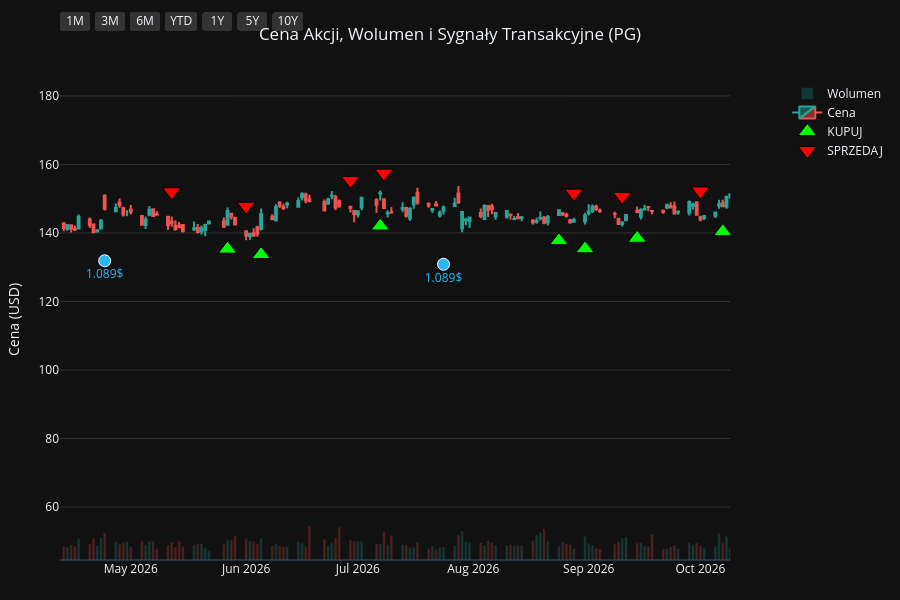
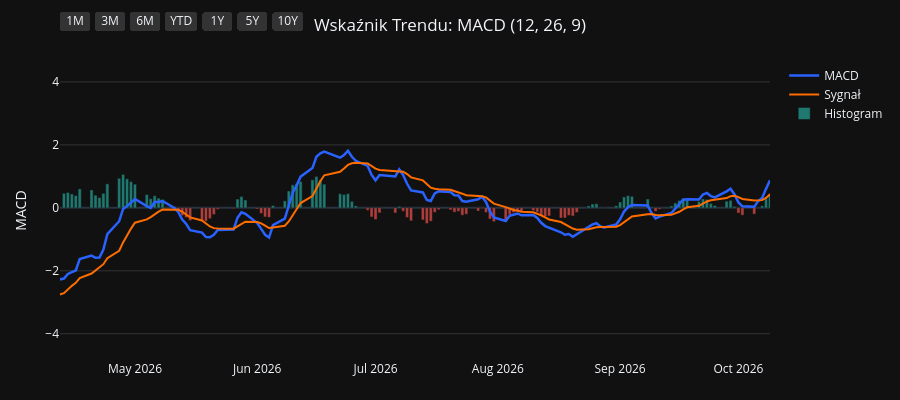
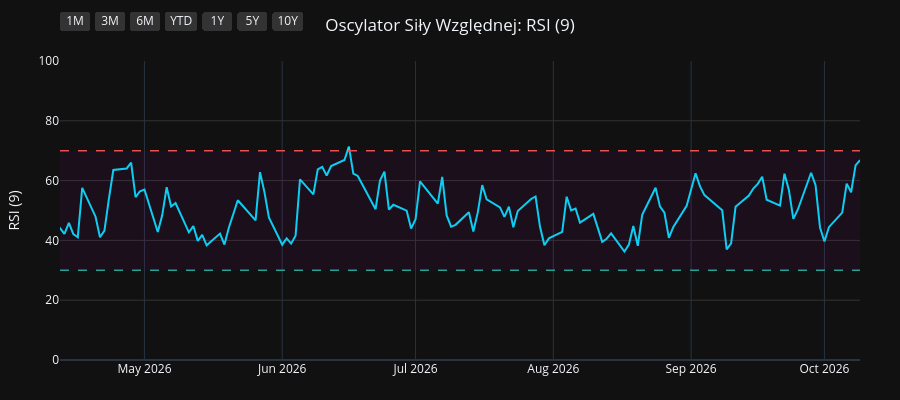
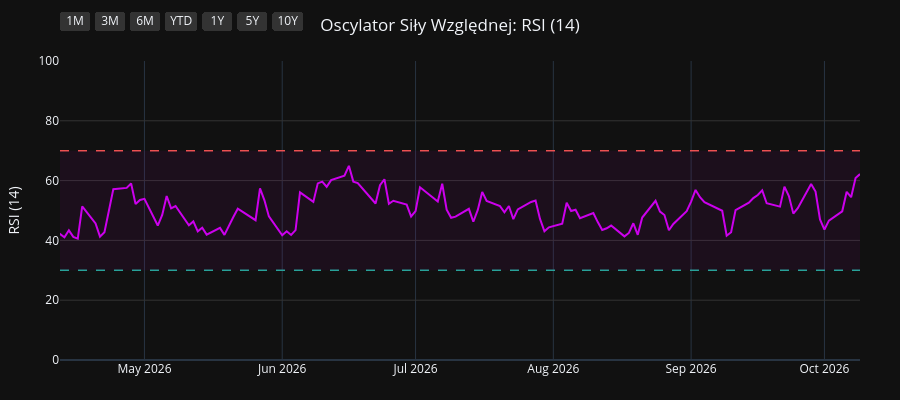

Notebook source saved alongside these figures, in order:
### Code cell
import os
import yfinance as yf
import pandas as pd
import pandas_ta as ta
import plotly.graph_objects as go
from plotly.subplots import make_subplots

# 1. Pobranie i przygotowanie danych
symbol = os.environ.get("STOCK_TICKER", "").strip().upper()
if not symbol:
    raise RuntimeError("Set STOCK_TICKER before running price_extractor.ipynb")
df = yf.Ticker(symbol).history(period="10y")
df.index = df.index.tz_localize(None)

# Wskaźniki i sygnały
df.ta.macd(fast=12, slow=26, signal=9, append=True)
df.ta.rsi(length=9, append=True)
df.ta.rsi(length=14, append=True)
df.ta.rsi(length=21, append=True)
df.dropna(inplace=True)

macd = df['MACD_12_26_9']
signal = df['MACDs_12_26_9']
wczorajszy_macd = macd.shift(1)
wczorajszy_signal = signal.shift(1)

df['Decyzja'] = 'BRAK'
df.loc[(macd > signal) & (wczorajszy_macd <= wczorajszy_signal), 'Decyzja'] = 'KUPUJ'
df.loc[(macd < signal) & (wczorajszy_macd >= wczorajszy_signal), 'Decyzja'] = 'SPRZEDAJ'

df_kupuj = df[df['Decyzja'] == 'KUPUJ']
df_sprzedaj = df[df['Decyzja'] == 'SPRZEDAJ']
df_dywidendy = df[df['Dividends'] > 0]
df_splity = df[df['Stock Splits'] > 0]

# Wspólna konfiguracja osi X
konfiguracja_osi_x = dict(
    type="date",
    showspikes=True, spikemode="across", spikesnap="cursor", spikedash="dot", spikecolor="#ffffff", spikethickness=1, hoverformat="%Y-%m-%d",
    rangeselector=dict(
        buttons=list([
            dict(count=1, label="1M", step="month", stepmode="backward"),
            dict(count=3, label="3M", step="month", stepmode="backward"),
            dict(count=6, label="6M", step="month", stepmode="backward"),
            dict(count=1, label="YTD", step="year", stepmode="todate"),
            dict(count=1, label="1Y", step="year", stepmode="backward"),
            dict(count=5, label="5Y", step="year", stepmode="backward"),
            dict(step="all", label="10Y")
        ]),
        bgcolor="#333333", activecolor="#2962ff", x=0, y=1.1
    )
)

# ==========================================
# WYKRES 1: CENA + WOLUMEN + SYGNAŁY
# ==========================================
fig1 = make_subplots(specs=[[{"secondary_y": True}]])

kolory_wolumenu = ['#26a69a' if row['Close'] >= row['Open'] else '#ef5350' for index, row in df.iterrows()]
fig1.add_trace(go.Bar(x=df.index, y=df['Volume'], marker_color=kolory_wolumenu, opacity=0.25, name='Wolumen'), secondary_y=True)
fig1.add_trace(go.Candlestick(x=df.index, open=df['Open'], high=df['High'], low=df['Low'], close=df['Close'], name='Cena', increasing_line_color='#26a69a', decreasing_line_color='#ef5350'), secondary_y=False)
fig1.add_trace(go.Scatter(x=df_kupuj.index, y=df_kupuj['Low'] * 0.95, customdata=df_kupuj[['Low', 'High']], mode='markers', marker=dict(symbol='triangle-up', size=16, color='#00ff00', line=dict(width=1, color='black')), name='KUPUJ', hovertemplate='KUPUJ<br>Najniższa: %{customdata[0]:.2f}<br>Najwyższa: %{customdata[1]:.2f}<extra></extra>'), secondary_y=False)
fig1.add_trace(go.Scatter(x=df_sprzedaj.index, y=df_sprzedaj['High'] * 1.05, customdata=df_sprzedaj[['Low', 'High']], mode='markers', marker=dict(symbol='triangle-down', size=16, color='#ff0000', line=dict(width=1, color='black')), name='SPRZEDAJ', hovertemplate='SPRZEDAJ<br>Najniższa: %{customdata[0]:.2f}<br>Najwyższa: %{customdata[1]:.2f}<extra></extra>'), secondary_y=False)

if not df_dywidendy.empty:
    fig1.add_trace(go.Scatter(x=df_dywidendy.index, y=df_dywidendy['Low'] * 0.90, mode='markers+text', marker=dict(symbol='circle', size=12, color='#29b6f6', line=dict(width=1, color='white')), text=df_dywidendy['Dividends'].apply(lambda x: f"{x}$"), textposition="bottom center", name='Dywidenda', showlegend=False, hovertemplate='Dywidenda: %{text}<extra></extra>', textfont=dict(color="#29b6f6")), secondary_y=False)
if not df_splity.empty:
                    fig1.add_trace(go.Scatter(x=df_splity.index, y=df_splity['High'], mode='markers+text', marker=dict(symbol='star', size=16, color='#ffee58', line=dict(width=1, color='black')), text=df_splity['Stock Splits'].apply(lambda x: f"{x:g}:1" if x >= 1 else f"1:{1 / x:g}"), textposition="top center", name='Split', hovertemplate='%{text}<extra></extra>', textfont=dict(color="#ffee58")), secondary_y=False)

fig1.update_layout(title=dict(text=f"Cena Akcji, Wolumen i Sygnały Transakcyjne ({symbol})", x=0.5, xanchor='center'), dragmode='pan', xaxis_rangeslider_visible=False, template='plotly_dark', height=600, hovermode='x unified', margin=dict(l=60, r=40, t=60, b=40))
fig1.update_xaxes(**konfiguracja_osi_x)
fig1.update_xaxes(range=[df.index.max() - pd.Timedelta(days=180), df.index.max()])
fig1.update_yaxes(title_text="Cena (USD)", secondary_y=False, gridcolor='#333333')
fig1.update_yaxes(range=[0, df['Volume'].max() * 4], showgrid=False, showticklabels=False, secondary_y=True)
fig1.show(config={'scrollZoom': True})

# ==========================================
# WYKRES 2: WSKAŹNIK MACD
# ==========================================
fig2 = go.Figure()
fig2.add_trace(go.Scatter(x=df.index, y=df['MACD_12_26_9'], line=dict(color='#2962ff', width=2.5), name='MACD'))
fig2.add_trace(go.Scatter(x=df.index, y=df['MACDs_12_26_9'], line=dict(color='#ff6d00', width=2), name='Sygnał'))
kolory_macd = ['#26a69a' if val >= 0 else '#ef5350' for val in df['MACDh_12_26_9']]
fig2.add_trace(go.Bar(x=df.index, y=df['MACDh_12_26_9'], marker_color=kolory_macd, name='Histogram', opacity=0.7))
fig2.update_layout(title=dict(text="Wskaźnik Trendu: MACD (12, 26, 9)", x=0.5, xanchor='center'), dragmode='pan', xaxis_rangeslider_visible=False, template='plotly_dark', height=400, hovermode='x unified', margin=dict(l=60, r=40, t=60, b=40))
fig2.update_xaxes(**konfiguracja_osi_x)
fig2.update_xaxes(range=[df.index.max() - pd.Timedelta(days=180), df.index.max()])
fig2.update_yaxes(title_text="MACD", gridcolor='#333333')
fig2.show(config={'scrollZoom': True})

# ==========================================
# WYKRES 3: OSCYLATOR RSI (9)
# ==========================================
fig3 = go.Figure()
fig3.add_trace(go.Scatter(x=df.index, y=df['RSI_9'], line=dict(color='#00e5ff', width=2), name='RSI (9)'))
fig3.add_hline(y=70, line_dash="dash", line_color="#ef5350", line_width=1.5)
fig3.add_hline(y=30, line_dash="dash", line_color="#26a69a", line_width=1.5)
fig3.add_hrect(y0=30, y1=70, line_width=0, fillcolor="purple", opacity=0.1)
fig3.update_layout(title=dict(text="Oscylator Siły Względnej: RSI (9)", x=0.5, xanchor='center'), dragmode='pan', xaxis_rangeslider_visible=False, template='plotly_dark', height=400, hovermode='x unified', margin=dict(l=60, r=40, t=60, b=40))
fig3.update_xaxes(**konfiguracja_osi_x)
fig3.update_xaxes(range=[df.index.max() - pd.Timedelta(days=180), df.index.max()])
fig3.update_yaxes(title_text="RSI (9)", range=[0, 100], gridcolor='#333333')
fig3.show(config={'scrollZoom': True})

# ==========================================
# WYKRES 4: OSCYLATOR RSI (14)
# ==========================================
fig4 = go.Figure()
fig4.add_trace(go.Scatter(x=df.index, y=df['RSI_14'], line=dict(color='#d500f9', width=2), name='RSI (14)'))
fig4.add_hline(y=70, line_dash="dash", line_color="#ef5350", line_width=1.5)
fig4.add_hline(y=30, line_dash="dash", line_color="#26a69a", line_width=1.5)
fig4.add_hrect(y0=30, y1=70, line_width=0, fillcolor="purple", opacity=0.1)
fig4.update_layout(title=dict(text="Oscylator Siły Względnej: RSI (14)", x=0.5, xanchor='center'), dragmode='pan', xaxis_rangeslider_visible=False, template='plotly_dark', height=400, hovermode='x unified', margin=dict(l=60, r=40, t=60, b=40))
fig4.update_xaxes(**konfiguracja_osi_x)
fig4.update_xaxes(range=[df.index.max() - pd.Timedelta(days=180), df.index.max()])
fig4.update_yaxes(title_text="RSI (14)", range=[0, 100], gridcolor='#333333')
fig4.show(config={'scrollZoom': True})

# ==========================================
# WYKRES 5: OSCYLATOR RSI (21)
# ==========================================
fig5 = go.Figure()
fig5.add_trace(go.Scatter(x=df.index, y=df['RSI_21'], line=dict(color='#64dd17', width=2), name='RSI (21)'))
fig5.add_hline(y=70, line_dash="dash", line_color="#ef5350", line_width=1.5)
fig5.add_hline(y=30, line_dash="dash", line_color="#26a69a", line_width=1.5)
fig5.add_hrect(y0=30, y1=70, line_width=0, fillcolor="purple", opacity=0.1)
fig5.update_layout(title=dict(text="Oscylator Siły Względnej: RSI (21)", x=0.5, xanchor='center'), dragmode='pan', xaxis_rangeslider_visible=False, template='plotly_dark', height=400, hovermode='x unified', margin=dict(l=60, r=40, t=60, b=40))
fig5.update_xaxes(**konfiguracja_osi_x)
fig5.update_xaxes(range=[df.index.max() - pd.Timedelta(days=180), df.index.max()])
fig5.update_yaxes(title_text="RSI (21)", range=[0, 100], gridcolor='#333333')
fig5.show(config={'scrollZoom': True})

### Figure 1 — Plotly figure (JSON) as saved in the notebook; plotly's stock layout.template omitted (floating-point values rounded to 4 significant figures; data arrays with more than 128 entries replaced by an {"elided": "..."} marker saying what was removed)
{"data": [{"marker": {"color": {"elided": "2481 str values"}}, "name": "Wolumen", "opacity": 0.25, "type": "bar", "x": {"elided": "2481 str values"}, "xaxis": "x", "y": {"elided": "2481 int values"}, "yaxis": "y2"}, {"close": {"elided": "2481 float values"}, "decreasing": {"line": {"color": "#ef5350"}}, "high": {"elided": "2481 float values"}, "increasing": {"line": {"color": "#26a69a"}}, "low": {"elided": "2481 float values"}, "name": "Cena", "open": {"elided": "2481 float values"}, "type": "candlestick", "x": {"elided": "2481 str values"}, "xaxis": "x", "yaxis": "y"}, {"customdata": {"elided": "103x2 float values"}, "hovertemplate": "KUPUJ<br>Najniższa: %{customdata[0]:.2f}<br>Najwyższa: %{customdata[1]:.2f}<extra></extra>", "marker": {"color": "#00ff00", "line": {"color": "black", "width": 1}, "size": 16, "symbol": "triangle-up"}, "mode": "markers", "name": "KUPUJ", "type": "scatter", "x": ["2017-01-17T00:00:00", "2017-02-15T00:00:00", "2017-04-18T00:00:00", "2017-04-25T00:00:00", "2017-05-19T00:00:00", "2017-07-18T00:00:00", "2017-09-20T00:00:00", "2017-10-13T00:00:00", "2017-11-08T00:00:00", "2018-01-22T00:00:00", "2018-02-20T00:00:00", "2018-02-22T00:00:00", "2018-03-02T00:00:00", "2018-03-28T00:00:00", "2018-05-09T00:00:00", "2018-07-27T00:00:00", "2018-08-16T00:00:00", "2018-09-19T00:00:00", "2018-10-19T00:00:00", "2018-12-14T00:00:00", "2019-01-18T00:00:00", "2019-01-23T00:00:00", "2019-03-14T00:00:00", "2019-04-08T00:00:00", "2019-04-15T00:00:00", "2019-05-16T00:00:00", "2019-06-07T00:00:00", "2019-07-03T00:00:00", "2019-07-30T00:00:00", "2019-08-16T00:00:00", "2019-08-27T00:00:00", "2019-09-26T00:00:00", "2019-10-23T00:00:00", "2019-11-19T00:00:00", "2019-11-26T00:00:00", "2020-01-15T00:00:00", "2020-02-05T00:00:00", "2020-02-21T00:00:00", "2020-03-30T00:00:00", "2020-05-28T00:00:00", "2020-07-01T00:00:00", "2020-08-25T00:00:00", "2020-10-06T00:00:00", "2020-11-06T00:00:00", "2020-11-12T00:00:00", "2020-12-17T00:00:00", "2021-02-10T00:00:00", "2021-03-08T00:00:00", "2021-05-10T00:00:00", "2021-06-28T00:00:00", "2021-08-13T00:00:00", "2021-09-14T00:00:00", "2021-10-11T00:00:00", "2021-10-26T00:00:00", "2021-12-06T00:00:00", "2022-02-03T00:00:00", "2022-03-18T00:00:00", "2022-06-02T00:00:00", "2022-06-23T00:00:00", "2022-07-25T00:00:00", "2022-08-03T00:00:00", "2022-10-17T00:00:00", "2023-02-17T00:00:00", "2023-04-21T00:00:00", "2023-06-13T00:00:00", "2023-07-20T00:00:00", "2023-09-18T00:00:00", "2023-10-16T00:00:00", "2023-11-30T00:00:00", "2023-12-28T00:00:00", "2024-02-23T00:00:00", "2024-04-19T00:00:00", "2024-06-10T00:00:00", "2024-06-18T00:00:00", "2024-07-17T00:00:00", "2024-08-05T00:00:00", "2024-08-20T00:00:00", "2024-08-30T00:00:00", "2024-10-15T00:00:00", "2024-11-13T00:00:00", "2025-01-22T00:00:00", "2025-02-21T00:00:00", "2025-04-01T00:00:00", "2025-04-14T00:00:00", "2025-05-15T00:00:00", "2025-07-02T00:00:00", "2025-07-22T00:00:00", "2025-08-11T00:00:00", "2025-09-17T00:00:00", "2025-10-20T00:00:00", "2025-11-13T00:00:00", "2025-11-18T00:00:00", "2025-12-16T00:00:00", "2026-01-12T00:00:00", "2026-02-23T00:00:00", "2026-04-08T00:00:00", "2026-05-27T00:00:00", "2026-06-05T00:00:00", "2026-07-07T00:00:00", "2026-08-24T00:00:00", "2026-08-31T00:00:00", "2026-09-14T00:00:00", "2026-10-07T00:00:00"], "xaxis": "x", "y": [61.15, 66.0, 66.39, 66.25, 63.44, 64.76, 70.02, 69.1, 65.26, 68.77, 61.42, 60.74, 59.41, 59.06, 54.85, 61.31, 63.51, 64.63, 66.05, 74.74, 71.42, 73.46, 79.02, 81.2, 82.21, 84.21, 85.12, 88.36, 94.47, 93.51, 95.25, 98.23, 97.5, 96.94, 96.36, 100.0, 101.0, 101.4, 88.71, 93.11, 96.36, 112.4, 113.2, 116.8, 115.7, 113.1, 105.6, 103.4, 112.7, 111.9, 119.2, 121.1, 118.4, 118.7, 126.3, 136.6, 125.3, 121.2, 118.1, 121.9, 120.5, 107.7, 118.4, 134.8, 125.9, 130.0, 134.8, 127.7, 132.6, 128.1, 142.4, 137.4, 148.6, 149.4, 149.7, 150.0, 151.3, 152.7, 155.6, 150.0, 148.9, 151.1, 154.0, 151.0, 145.5, 146.5, 143.0, 141.5, 146.2, 139.6, 137.2, 135.2, 134.4, 131.7, 150.0, 132.8, 135.3, 133.7, 142.0, 137.8, 135.4, 138.5, 140.4], "yaxis": "y"}, {"customdata": {"elided": "103x2 float values"}, "hovertemplate": "SPRZEDAJ<br>Najniższa: %{customdata[0]:.2f}<br>Najwyższa: %{customdata[1]:.2f}<extra></extra>", "marker": {"color": "#ff0000", "line": {"color": "black", "width": 1}, "size": 16, "symbol": "triangle-down"}, "mode": "markers", "name": "SPRZEDAJ", "type": "scatter", "x": ["2017-01-10T00:00:00", "2017-02-14T00:00:00", "2017-03-02T00:00:00", "2017-04-21T00:00:00", "2017-04-26T00:00:00", "2017-06-27T00:00:00", "2017-08-23T00:00:00", "2017-09-21T00:00:00", "2017-10-20T00:00:00", "2018-01-02T00:00:00", "2018-01-23T00:00:00", "2018-02-21T00:00:00", "2018-03-01T00:00:00", "2018-03-22T00:00:00", "2018-04-19T00:00:00", "2018-07-19T00:00:00", "2018-08-10T00:00:00", "2018-08-23T00:00:00", "2018-09-25T00:00:00", "2018-11-20T00:00:00", "2018-12-17T00:00:00", "2019-01-22T00:00:00", "2019-02-25T00:00:00", "2019-04-04T00:00:00", "2019-04-10T00:00:00", "2019-04-23T00:00:00", "2019-05-22T00:00:00", "2019-06-27T00:00:00", "2019-07-23T00:00:00", "2019-08-05T00:00:00", "2019-08-23T00:00:00", "2019-09-10T00:00:00", "2019-10-02T00:00:00", "2019-11-05T00:00:00", "2019-11-22T00:00:00", "2019-12-23T00:00:00", "2020-01-31T00:00:00", "2020-02-11T00:00:00", "2020-02-24T00:00:00", "2020-04-29T00:00:00", "2020-06-24T00:00:00", "2020-08-19T00:00:00", "2020-08-26T00:00:00", "2020-10-22T00:00:00", "2020-11-09T00:00:00", "2020-11-18T00:00:00", "2021-01-13T00:00:00", "2021-02-26T00:00:00", "2021-04-14T00:00:00", "2021-05-27T00:00:00", "2021-08-11T00:00:00", "2021-08-23T00:00:00", "2021-09-16T00:00:00", "2021-10-21T00:00:00", "2021-11-30T00:00:00", "2022-01-06T00:00:00", "2022-02-07T00:00:00", "2022-05-02T00:00:00", "2022-06-09T00:00:00", "2022-07-20T00:00:00", "2022-07-29T00:00:00", "2022-08-24T00:00:00", "2022-12-15T00:00:00", "2023-04-18T00:00:00", "2023-05-04T00:00:00", "2023-07-11T00:00:00", "2023-08-14T00:00:00", "2023-09-20T00:00:00", "2023-11-20T00:00:00", "2023-12-05T00:00:00", "2024-02-12T00:00:00", "2024-02-26T00:00:00", "2024-05-23T00:00:00", "2024-06-12T00:00:00", "2024-06-25T00:00:00", "2024-07-30T00:00:00", "2024-08-15T00:00:00", "2024-08-28T00:00:00", "2024-09-18T00:00:00", "2024-10-23T00:00:00", "2024-12-09T00:00:00", "2025-02-18T00:00:00", "2025-03-12T00:00:00", "2025-04-04T00:00:00", "2025-04-24T00:00:00", "2025-06-06T00:00:00", "2025-07-09T00:00:00", "2025-07-31T00:00:00", "2025-09-15T00:00:00", "2025-09-18T00:00:00", "2025-11-04T00:00:00", "2025-11-17T00:00:00", "2025-12-04T00:00:00", "2026-01-05T00:00:00", "2026-02-19T00:00:00", "2026-03-03T00:00:00", "2026-05-12T00:00:00", "2026-06-01T00:00:00", "2026-06-29T00:00:00", "2026-07-08T00:00:00", "2026-08-28T00:00:00", "2026-09-10T00:00:00", "2026-10-01T00:00:00"], "xaxis": "x", "y": [68.04, 71.65, 74.39, 73.07, 73.66, 73.13, 76.43, 77.95, 74.76, 76.4, 75.54, 68.5, 66.39, 64.91, 63.99, 67.53, 69.72, 71.29, 71.98, 80.69, 83.02, 79.56, 87.1, 89.89, 91.05, 90.91, 93.48, 96.29, 102.0, 102.2, 105.6, 106.5, 108.7, 105.8, 106.7, 111.3, 113.0, 112.4, 112.6, 105.7, 105.7, 122.9, 125.6, 129.4, 133.2, 128.8, 125.1, 115.7, 123.8, 126.9, 132.3, 134.2, 134.1, 131.2, 138.0, 153.5, 151.6, 152.2, 138.0, 135.5, 134.7, 139.2, 144.7, 145.3, 151.0, 143.7, 152.8, 150.2, 147.5, 149.0, 154.9, 158.4, 166.2, 165.8, 167.0, 161.5, 168.8, 170.3, 175.0, 170.3, 173.9, 166.9, 173.0, 174.8, 163.1, 167.4, 160.3, 155.0, 161.7, 162.2, 153.6, 152.0, 151.4, 145.2, 165.5, 167.8, 152.0, 147.8, 155.3, 157.4, 151.6, 150.7, 152.2], "yaxis": "y"}, {"hovertemplate": "Dywidenda: %{text}<extra></extra>", "marker": {"color": "#29b6f6", "line": {"color": "white", "width": 1}, "size": 12, "symbol": "circle"}, "mode": "markers+text", "name": "Dywidenda", "showlegend": false, "text": ["0.67$", "0.69$", "0.69$", "0.69$", "0.69$", "0.717$", "0.717$", "0.717$", "0.717$", "0.746$", "0.746$", "0.746$", "0.746$", "0.791$", "0.791$", "0.791$", "0.791$", "0.87$", "0.87$", "0.87$", "0.87$", "0.913$", "0.913$", "0.913$", "0.913$", "0.941$", "0.941$", "0.941$", "0.941$", "1.007$", "1.007$", "1.007$", "1.007$", "1.057$", "1.057$", "1.057$", "1.057$", "1.089$", "1.089$"], "textfont": {"color": "#29b6f6"}, "textposition": "bottom center", "type": "scatter", "x": ["2017-01-18T00:00:00", "2017-04-19T00:00:00", "2017-07-19T00:00:00", "2017-10-19T00:00:00", "2018-01-18T00:00:00", "2018-04-19T00:00:00", "2018-07-19T00:00:00", "2018-10-18T00:00:00", "2019-01-17T00:00:00", "2019-04-17T00:00:00", "2019-07-18T00:00:00", "2019-10-17T00:00:00", "2020-01-23T00:00:00", "2020-04-23T00:00:00", "2020-07-23T00:00:00", "2020-10-22T00:00:00", "2021-01-21T00:00:00", "2021-04-22T00:00:00", "2021-07-22T00:00:00", "2021-10-21T00:00:00", "2022-01-20T00:00:00", "2022-04-21T00:00:00", "2022-07-21T00:00:00", "2022-10-20T00:00:00", "2023-01-19T00:00:00", "2023-04-20T00:00:00", "2023-07-20T00:00:00", "2023-10-19T00:00:00", "2024-01-18T00:00:00", "2024-04-18T00:00:00", "2024-07-19T00:00:00", "2024-10-18T00:00:00", "2025-01-24T00:00:00", "2025-04-21T00:00:00", "2025-07-18T00:00:00", "2025-10-24T00:00:00", "2026-01-23T00:00:00", "2026-04-24T00:00:00", "2026-07-24T00:00:00"], "xaxis": "x", "y": [58.89, 62.78, 61.93, 64.92, 64.36, 53.75, 56.93, 58.99, 67.15, 78.85, 86.48, 88.36, 94.3, 90.63, 97.04, 109.6, 102.0, 105.4, 108.2, 110.8, 128.2, 130.8, 112.6, 103.4, 116.8, 124.3, 123.2, 123.2, 123.7, 132.2, 142.5, 144.5, 140.8, 142.7, 134.3, 133.4, 132.8, 131.9, 130.9], "yaxis": "y"}], "layout": {"dragmode": "pan", "height": 600, "hovermode": "x unified", "margin": {"b": 40, "l": 60, "r": 40, "t": 60}, "title": {"text": "Cena Akcji, Wolumen i Sygnały Transakcyjne (PG)", "x": 0.5, "xanchor": "center"}, "xaxis": {"anchor": "y", "domain": [0.0, 0.94], "hoverformat": "%Y-%m-%d", "range": ["2026-04-12T00:00:00", "2026-10-09T00:00:00"], "rangeselector": {"activecolor": "#2962ff", "bgcolor": "#333333", "buttons": [{"count": 1, "label": "1M", "step": "month", "stepmode": "backward"}, {"count": 3, "label": "3M", "step": "month", "stepmode": "backward"}, {"count": 6, "label": "6M", "step": "month", "stepmode": "backward"}, {"count": 1, "label": "YTD", "step": "year", "stepmode": "todate"}, {"count": 1, "label": "1Y", "step": "year", "stepmode": "backward"}, {"count": 5, "label": "5Y", "step": "year", "stepmode": "backward"}, {"label": "10Y", "step": "all"}], "x": 0, "y": 1.1}, "rangeslider": {"visible": false}, "showspikes": true, "spikecolor": "#ffffff", "spikedash": "dot", "spikemode": "across", "spikesnap": "cursor", "spikethickness": 1, "type": "date"}, "yaxis": {"anchor": "x", "domain": [0.0, 1.0], "gridcolor": "#333333", "title": {"text": "Cena (USD)"}}, "yaxis2": {"anchor": "x", "overlaying": "y", "range": [0, 242483600], "showgrid": false, "showticklabels": false, "side": "right"}}}

### Figure 2 — Plotly figure (JSON) as saved in the notebook; plotly's stock layout.template omitted (floating-point values rounded to 4 significant figures; data arrays with more than 128 entries replaced by an {"elided": "..."} marker saying what was removed)
{"data": [{"line": {"color": "#2962ff", "width": 2.5}, "name": "MACD", "type": "scatter", "x": {"elided": "2481 str values"}, "y": {"elided": "2481 float values"}}, {"line": {"color": "#ff6d00", "width": 2}, "name": "Sygnał", "type": "scatter", "x": {"elided": "2481 str values"}, "y": {"elided": "2481 float values"}}, {"marker": {"color": {"elided": "2481 str values"}}, "name": "Histogram", "opacity": 0.7, "type": "bar", "x": {"elided": "2481 str values"}, "y": {"elided": "2481 float values"}}], "layout": {"dragmode": "pan", "height": 400, "hovermode": "x unified", "margin": {"b": 40, "l": 60, "r": 40, "t": 60}, "title": {"text": "Wskaźnik Trendu: MACD (12, 26, 9)", "x": 0.5, "xanchor": "center"}, "xaxis": {"hoverformat": "%Y-%m-%d", "range": ["2026-04-12T00:00:00", "2026-10-09T00:00:00"], "rangeselector": {"activecolor": "#2962ff", "bgcolor": "#333333", "buttons": [{"count": 1, "label": "1M", "step": "month", "stepmode": "backward"}, {"count": 3, "label": "3M", "step": "month", "stepmode": "backward"}, {"count": 6, "label": "6M", "step": "month", "stepmode": "backward"}, {"count": 1, "label": "YTD", "step": "year", "stepmode": "todate"}, {"count": 1, "label": "1Y", "step": "year", "stepmode": "backward"}, {"count": 5, "label": "5Y", "step": "year", "stepmode": "backward"}, {"label": "10Y", "step": "all"}], "x": 0, "y": 1.1}, "rangeslider": {"visible": false}, "showspikes": true, "spikecolor": "#ffffff", "spikedash": "dot", "spikemode": "across", "spikesnap": "cursor", "spikethickness": 1, "type": "date"}, "yaxis": {"gridcolor": "#333333", "title": {"text": "MACD"}}}}

### Figure 3 — Plotly figure (JSON) as saved in the notebook; plotly's stock layout.template omitted (floating-point values rounded to 4 significant figures; data arrays with more than 128 entries replaced by an {"elided": "..."} marker saying what was removed)
{"data": [{"line": {"color": "#00e5ff", "width": 2}, "name": "RSI (9)", "type": "scatter", "x": {"elided": "2481 str values"}, "y": {"elided": "2481 float values"}}], "layout": {"dragmode": "pan", "height": 400, "hovermode": "x unified", "margin": {"b": 40, "l": 60, "r": 40, "t": 60}, "shapes": [{"line": {"color": "#ef5350", "dash": "dash", "width": 1.5}, "type": "line", "x0": 0, "x1": 1, "xref": "x domain", "y0": 70, "y1": 70, "yref": "y"}, {"line": {"color": "#26a69a", "dash": "dash", "width": 1.5}, "type": "line", "x0": 0, "x1": 1, "xref": "x domain", "y0": 30, "y1": 30, "yref": "y"}, {"fillcolor": "purple", "line": {"width": 0}, "opacity": 0.1, "type": "rect", "x0": 0, "x1": 1, "xref": "x domain", "y0": 30, "y1": 70, "yref": "y"}], "title": {"text": "Oscylator Siły Względnej: RSI (9)", "x": 0.5, "xanchor": "center"}, "xaxis": {"hoverformat": "%Y-%m-%d", "range": ["2026-04-12T00:00:00", "2026-10-09T00:00:00"], "rangeselector": {"activecolor": "#2962ff", "bgcolor": "#333333", "buttons": [{"count": 1, "label": "1M", "step": "month", "stepmode": "backward"}, {"count": 3, "label": "3M", "step": "month", "stepmode": "backward"}, {"count": 6, "label": "6M", "step": "month", "stepmode": "backward"}, {"count": 1, "label": "YTD", "step": "year", "stepmode": "todate"}, {"count": 1, "label": "1Y", "step": "year", "stepmode": "backward"}, {"count": 5, "label": "5Y", "step": "year", "stepmode": "backward"}, {"label": "10Y", "step": "all"}], "x": 0, "y": 1.1}, "rangeslider": {"visible": false}, "showspikes": true, "spikecolor": "#ffffff", "spikedash": "dot", "spikemode": "across", "spikesnap": "cursor", "spikethickness": 1, "type": "date"}, "yaxis": {"gridcolor": "#333333", "range": [0, 100], "title": {"text": "RSI (9)"}}}}

### Figure 4 — Plotly figure (JSON) as saved in the notebook; plotly's stock layout.template omitted (floating-point values rounded to 4 significant figures; data arrays with more than 128 entries replaced by an {"elided": "..."} marker saying what was removed)
{"data": [{"line": {"color": "#d500f9", "width": 2}, "name": "RSI (14)", "type": "scatter", "x": {"elided": "2481 str values"}, "y": {"elided": "2481 float values"}}], "layout": {"dragmode": "pan", "height": 400, "hovermode": "x unified", "margin": {"b": 40, "l": 60, "r": 40, "t": 60}, "shapes": [{"line": {"color": "#ef5350", "dash": "dash", "width": 1.5}, "type": "line", "x0": 0, "x1": 1, "xref": "x domain", "y0": 70, "y1": 70, "yref": "y"}, {"line": {"color": "#26a69a", "dash": "dash", "width": 1.5}, "type": "line", "x0": 0, "x1": 1, "xref": "x domain", "y0": 30, "y1": 30, "yref": "y"}, {"fillcolor": "purple", "line": {"width": 0}, "opacity": 0.1, "type": "rect", "x0": 0, "x1": 1, "xref": "x domain", "y0": 30, "y1": 70, "yref": "y"}], "title": {"text": "Oscylator Siły Względnej: RSI (14)", "x": 0.5, "xanchor": "center"}, "xaxis": {"hoverformat": "%Y-%m-%d", "range": ["2026-04-12T00:00:00", "2026-10-09T00:00:00"], "rangeselector": {"activecolor": "#2962ff", "bgcolor": "#333333", "buttons": [{"count": 1, "label": "1M", "step": "month", "stepmode": "backward"}, {"count": 3, "label": "3M", "step": "month", "stepmode": "backward"}, {"count": 6, "label": "6M", "step": "month", "stepmode": "backward"}, {"count": 1, "label": "YTD", "step": "year", "stepmode": "todate"}, {"count": 1, "label": "1Y", "step": "year", "stepmode": "backward"}, {"count": 5, "label": "5Y", "step": "year", "stepmode": "backward"}, {"label": "10Y", "step": "all"}], "x": 0, "y": 1.1}, "rangeslider": {"visible": false}, "showspikes": true, "spikecolor": "#ffffff", "spikedash": "dot", "spikemode": "across", "spikesnap": "cursor", "spikethickness": 1, "type": "date"}, "yaxis": {"gridcolor": "#333333", "range": [0, 100], "title": {"text": "RSI (14)"}}}}
